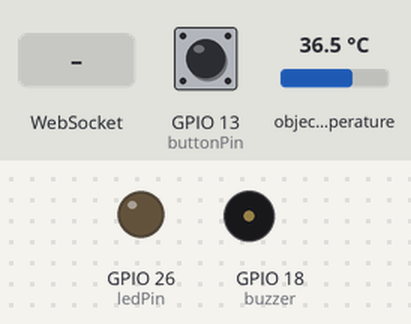
Recording of a sketch running on a simulated ESP32. Shown: output pins drawn as LEDs (lit = HIGH), buzzer (waves = sounding, pin HIGH). The inputs (shaded band) are chosen by the test bench; at power-on: GPIO 13 (buttonPin) LOW, object temperature 36.5 °C. What the sketch prints to the serial monitor is not drawn.

Above: at 1.2 s.
1.3 s: GPIO 13 (buttonPin) pulled HIGH for 1 s
At 1.55 s:
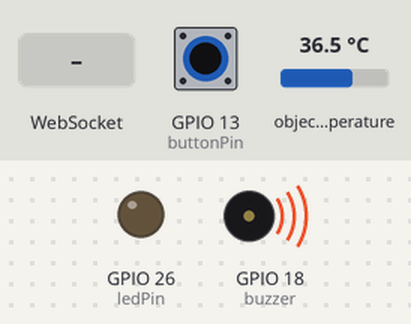
3.8 s: WebSocket text "DT" received
At 4.6 s:
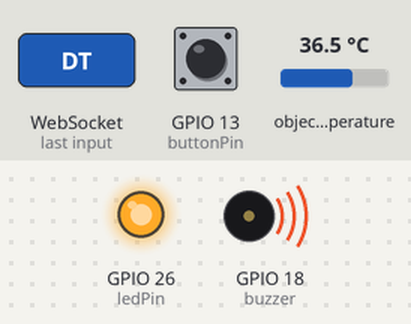
6.7 s: WebSocket text "CT" received
At 8.1 s:
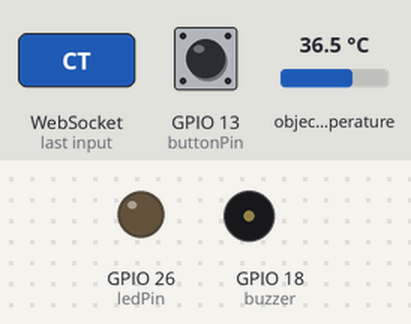
8.2 s: GPIO 13 (buttonPin) pulled HIGH for 3.2 s
At 8.7 s:
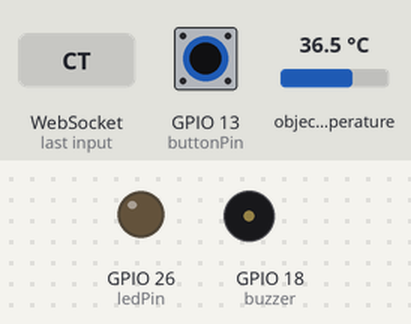
12.9 s: WebSocket text "CM" received
At 15.1 s:
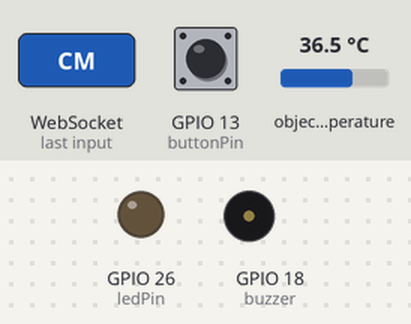
Timing chart, 0 to 15.8 s (numbered marks = the images above; inputs shaded):
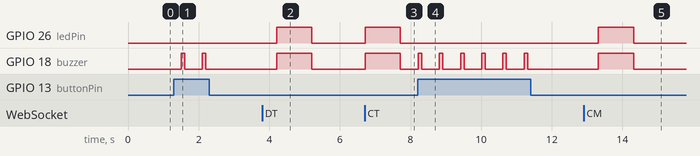

Measured:
- after the input at 1.3 s, GPIO 18 (buzzer): alternates HIGH for 0.10 s and LOW for 0.50 s, 4 changes in all, then stays LOW, starting after 0.21 s
- after the input at 3.8 s, GPIO 26 (ledPin), GPIO 18 (buzzer): LOW → HIGH after 0.41 s, → LOW 1.0 s later
- after the input at 6.7 s, GPIO 26 (ledPin), GPIO 18 (buzzer): LOW → HIGH at once, → LOW 1.0 s later
- after the input at 8.2 s, GPIO 18 (buzzer): alternates HIGH for 0.10 s and LOW for 0.50 s, 12 changes in all, then stays LOW, starting at once
- after the input at 12.9 s, GPIO 26 (ledPin), GPIO 18 (buzzer): LOW → HIGH after 0.42 s, → LOW 1.0 s later

The sketch:

mastitis_detection_esp32.ino
```cpp
// Import required libraries
#include <WiFi.h>
#include <AsyncTCP.h>
#include <ESPAsyncWebServer.h>
#include <Adafruit_MLX90614.h>

const int buzzer = 18; //buzzer
Adafruit_MLX90614 mlx = Adafruit_MLX90614();
const int buttonPin = 13; // push button
int buttonState = 0;   // button state
double temp = 0; // body tempreture
const double bodyTempThreshold = 29.5;
const double mastitisBeepDuration = 1000; // 1 second
const double tempDetectionBeepDuration = 100; // 100 milliseconds
const double getTempDelay = 500;
// setup AP Wifi station credentials
const char* ssid = "KZFarm";
const char* password = "12345678";
// led state
bool mastitisState = 0;
// ledpin
const int ledPin = 26; // Beep threshold

// Create AsyncWebServer object on port 80
AsyncWebServer server(80);
AsyncWebSocket ws("/ws");

const char index_html[] PROGMEM = R"rawliteral(
<!DOCTYPE HTML><html>
<head>
  <title>Dashboard - AI Based Mastits Detecting System</title>
  <meta name="viewport" content="width=device-width, initial-scale=1">
  <link rel="icon" href="data:,">
  <style>
  html {
    font-family: Arial, Helvetica, sans-serif;
    text-align: center;
  }
  h1 {
    font-size: 1.8rem;
    color: white;
  }
  h2{
    font-size: 1.5rem;
    font-weight: bold;
    color: #143642;
  }
  .topnav {
    overflow: hidden;
    background-color: #143642;
  }
  body {
    margin: 0;
  }
  .content {
    padding: 30px;
    max-width: 600px;
    margin: 0 auto;
  }
  .card {
    background-color: #F8F7F9;;
    box-shadow: 2px 2px 12px 1px rgba(140,140,140,.5);
    padding-top:10px;
    padding-bottom:20px;
  }
  .button {
    padding: 15px 50px;
    font-size: 24px;
    text-align: center;
    outline: none;
    color: #fff;
    background-color: #0f8b8d;
    border: none;
    border-radius: 5px;
    -webkit-touch-callout: none;
    -webkit-user-select: none;
    -khtml-user-select: none;
    -moz-user-select: none;
    -ms-user-select: none;
    user-select: none;
    -webkit-tap-highlight-color: rgba(0,0,0,0);
   }
   /*.button:hover {background-color: #0f8b8d}*/
   .button:active {
     background-color: #0f8b8d;
     box-shadow: 2 2px #CDCDCD;
     transform: translateY(2px);
   }

   .martitis-btn{
    padding: 15px 50px;
    font-size: 24px;
    text-align: center;
    outline: none;
    color: #fff;
    background-color: #04831f;
    border: none;
    border-radius: 5px;
    -webkit-touch-callout: none;
    -webkit-user-select: none;
    -khtml-user-select: none;
    -moz-user-select: none;
    -ms-user-select: none;
    user-select: none;
    -webkit-tap-highlight-color: rgba(0,0,0,0);
   }
   .martitis-detected{
    background-color: #cf2008;
   }

   .no-martitis-detected{
    background-color: #04831f;
   }

   .sub-martitis-detected{
     background-color: #FFCA2C;
   }
   .state {
     font-size: 1.6rem;
     color:#8c8c8c;
     font-weight: bold;
   }
  </style>
<title>AI Based Mastits Detecting System</title>
<meta name="viewport" content="width=device-width, initial-scale=1">
<link rel="icon" href="data:,">
</head>
<body>
  <div class="topnav">
    <h1>AI Based Mastits Detecting System</h1>
  </div>
  <div class="content">
    <div class="card">
      <h2>Detected Tempreture:</h2>
      <p class="state"><span id="tempreture">0<sup><small>o</small></sup>C</span></p>
      <h2>Current Tempreture:</h2>
      <p class="state current-temp"><span id="current-tempreture">0<sup><small>o</small></sup>C</span></p>
      <p><button id="mastits-detection" class="martitis-btn no-martitis-detected">NO MASTITIS DETECTED</button></p>
    </div>
  </div>
<script>
  var gateway = `ws://192.168.4.1/ws`;
  var websocket;
  window.addEventListener('load', onLoad);
  function initWebSocket() {
    console.log('Trying to open a WebSocket connection...');
    websocket = new WebSocket(gateway);
    websocket.onopen    = onOpen;
    websocket.onclose   = onClose;
    websocket.onmessage = onMessage; // <-- add this line
  }
  function onOpen(event) {
    console.log('Connection opened');
  }
  function onClose(event) {
    console.log('Connection closed');
    setTimeout(initWebSocket, 2000);
  }
  function onMessage(event) {
    var state = event.data.split(":");
    console.log(state);
    var cmd = state[0];
    var value = state[1];
    if (cmd == "DT"){
      document.getElementById('tempreture').innerHTML = value + "<sup><small>o</small></sup>C";
    }else if(cmd == "CT"){
      document.getElementById('current-tempreture').innerHTML = value + "<sup><small>o</small></sup>C";
    }else{
    if (cmd == "CM"){
       document.querySelector("#mastits-detection").classList.add("martitis-detected");
        document.querySelector("#mastits-detection").innerHTML=value;
        //////////////////////////
        document.querySelector("#mastits-detection").classList.remove("sub-martitis-detected");
        document.querySelector("#mastits-detection").classList.remove("no-martitis-detected");
    }else if(cmd == "SCM"){
      document.querySelector("#mastits-detection").classList.add("sub-martitis-detected");
        document.querySelector("#mastits-detection").innerHTML=value;
        /////////////////////////
        document.querySelector("#mastits-detection").classList.remove("martitis-detected");
        document.querySelector("#mastits-detection").classList.remove("no-martitis-detected");
    }else{
        document.querySelector("#mastits-detection").classList.add("no-martitis-detected");
        document.querySelector("#mastits-detection").innerHTML=value;
        ///////////////////////
        document.querySelector("#mastits-detection").classList.remove("martitis-detected");
        document.querySelector("#mastits-detection").classList.remove("sub-martitis-detected");
      }
    }
  }
  function onLoad(event) {
    initWebSocket();
  }
</script>
</body>
</html>
)rawliteral";

void notifyClients(String &mtemp) {
  // notify other clients that mastitcs is detected
  // String mtemp = "MT:MD";
  ws.textAll(String(mtemp));
}

void handleWebSocketMessage(void *arg, uint8_t *data, size_t len) {
  AwsFrameInfo *info = (AwsFrameInfo*)arg;
  if (info->final && info->index == 0 && info->len == len && info->opcode == WS_TEXT) {
    data[len] = 0;
      String text = (char*)data;
      Serial.println(text);
      Serial.println(text.indexOf("NM:"));
    if(text != ""){
    ////////myString.indexOf("Arduino");
    if(text.indexOf("NM:") == 0){
       // contains mastitis
      mastitisState = 0;

    }else{
      mastitisState = 1;
    }
    notifyClients(text);
    }
  }
}

void onEvent(AsyncWebSocket *server, AsyncWebSocketClient *client, AwsEventType type,
             void *arg, uint8_t *data, size_t len) {
  switch (type) {
    case WS_EVT_CONNECT:
      Serial.printf("WebSocket client #%u connected from %s\n", client->id(), client->remoteIP().toString().c_str());
      break;
    case WS_EVT_DISCONNECT:
      Serial.printf("WebSocket client #%u disconnected\n", client->id());
      break;
    case WS_EVT_DATA:
      handleWebSocketMessage(arg, data, len);
      break;
    case WS_EVT_PONG:
    case WS_EVT_ERROR:
      break;
  }
}

void initWebSocket() {
  ws.onEvent(onEvent);
  server.addHandler(&ws);
}

String processor(const String& var){
  Serial.println(var);
  if(var == "STATE"){
    if (mastitisState){
      return "ON";
    }
    else{
      return "OFF";
    }
  }
  return String();
}

void setup(){
  // Serial port for debugging purposes
  Serial.begin(115200);
    /////// setup led
  pinMode(ledPin, OUTPUT);
  digitalWrite(ledPin, LOW);
  /////////////  setup buzzer
  pinMode(buzzer, OUTPUT); // Set buzzer - pin 9 as an output
  //////// setup button
  pinMode(buttonPin, INPUT);
  ////// setup buzzer
  digitalWrite(buzzer, LOW);
  ////////
  Serial.print("Setting AP (Access Point)…");
  // Remove the password parameter, if you want the AP (Access Point) to be open
  WiFi.softAP(ssid, password);
  //////
  IPAddress IP = WiFi.softAPIP();
  ////////
  Serial.print("AP IP address: ");
  Serial.println(IP);
  initWebSocket();
  // Route for root / web page
  server.on("/", HTTP_GET, [](AsyncWebServerRequest *request){
    request->send_P(200, "text/html", index_html, processor);
  });
  // start server
   // Start server
  Serial.print("Sarting server.....");
  server.begin();
  Serial.print("Sarting mxl sensor…");
  while (!Serial);
  if (!mlx.begin()) {
    Serial.println("Error connecting to MLX sensor.");
    while (1);
  };
}
///loop
void loop() {
  ws.cleanupClients();
  // read object tempreture
  temp = mlx.readObjectTempC();
  // read button state
  buttonState = digitalRead(buttonPin);
  // if button is high proceed and check current tempreture from sensor
  if(buttonState == HIGH){
  Serial.println("TEMP: ");
  Serial.println(temp);
  // notify all the clients about the current tempreture
  // detected tempreture
  String stemp = "DT:" + String(temp);
  ws.textAll(stemp);
  //////////////////////
  if(temp > bodyTempThreshold){
    digitalWrite(buzzer, HIGH);
    delay(tempDetectionBeepDuration);
    digitalWrite(buzzer, LOW);
  }else{
  digitalWrite(buzzer, LOW);
  }
  }else{
    // current tempreture
    String ctemp = "CT:" + String(temp);
    ws.textAll(ctemp);
  }
  // if mastitis has been detected in a cow
  // TO DO: Make a long beep
  if(mastitisState){
    // open states
  digitalWrite(buzzer, LOW);
    // turn on the LED
    digitalWrite(ledPin, mastitisState);
    // turn on the buzzer
    digitalWrite(buzzer, mastitisState);
    delay(mastitisBeepDuration);
    // reset all states after beep delay is timed out
    mastitisState = LOW;
    digitalWrite(buzzer, LOW);
    digitalWrite(ledPin, LOW);
    // resent mastits state on all clients
    //  String mtemp = "MT:MN";
    //  ws.textAll(String(mtemp));
  }
  delay(getTempDelay);
}
```
